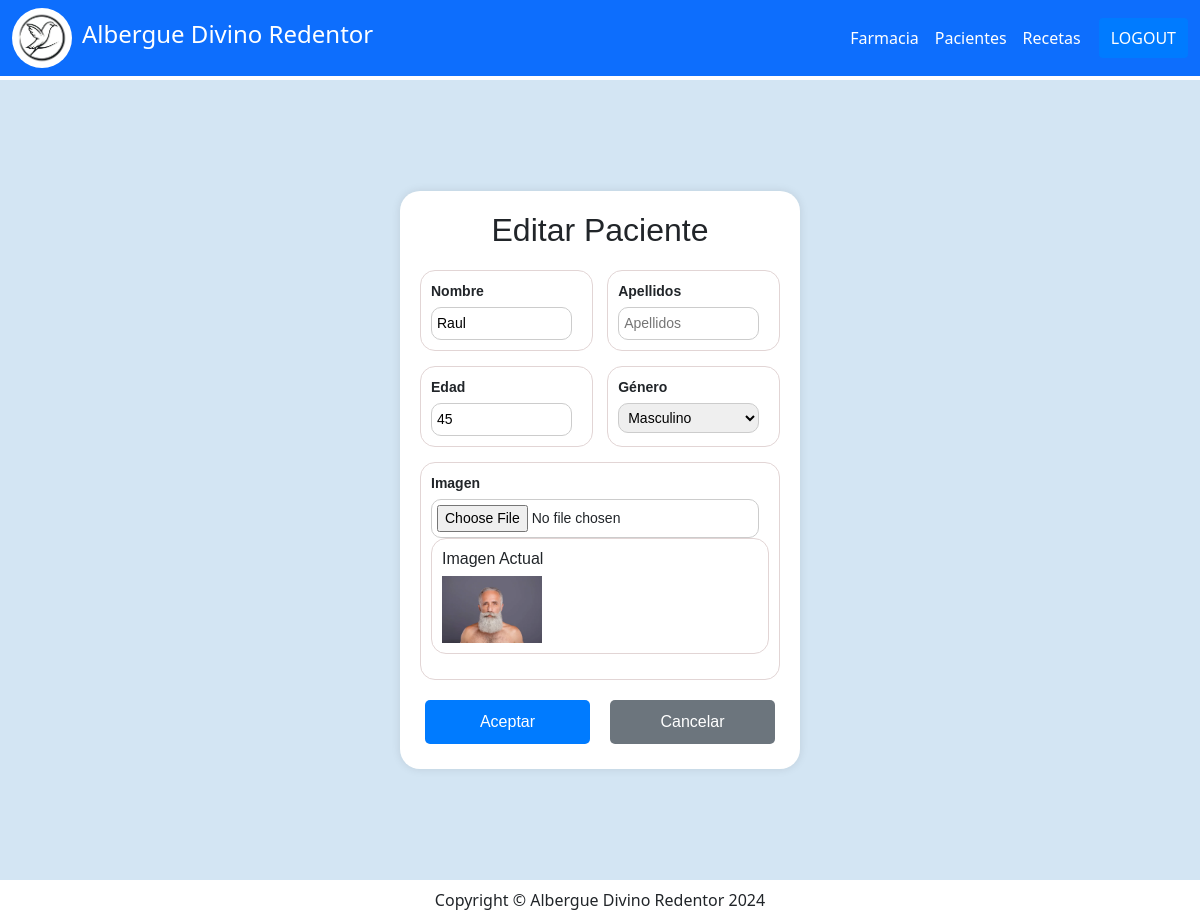
The app's page /actualizarPaciente/1 (signed in) with its own data.
### paciente/models.py (models this page shows, shortened)
class Paciente(models.Model):
    id = models.AutoField(primary_key=True)
    nombrePaciente = models.TextField(verbose_name="Nombre")
    apellidoPaciente = models.TextField(verbose_name="Apellido", null=True, blank=True)
    edad = models.IntegerField(verbose_name="Edad")
    genero = models.IntegerField(
        null=False,
        blank=False,
        verbose_name="Genero",
        choices = genero_opcion,
        default=1)
    fotoPaciente = models.FileField(upload_to="fotoPaciente", blank=True, null=True, verbose_name="Fotografia")
    created = models.DateTimeField(auto_now_add=True)
    updated = models.DateTimeField(auto_now_add=True)
    class Meta:
        verbose_name = "Paciente"
        verbose_name_plural = "Pacientes"
        ordering = ["id"]

### paciente/views.py (the view)
# urls.py: path('actualizarPaciente/<int:id>', paciente_views.actualizarPaciente, name="Actualizar"),
@login_required
def actualizarPaciente(request, id):
    aPaciente = get_object_or_404(Paciente, id=id)
    form = PacienteForm(request.POST, request.FILES, instance = aPaciente)
    if form.is_valid():
        form.save()
        return redirect('Pacientes')
    return render(request, "paciente/editarPaciente.html", {'paciente':aPaciente})

### paciente/templates/paciente/editarPaciente.html (shortened to what this page needs)
{% extends "home/base.html" %}
{% block contenido %}
<section class="sectionForm">
    <div class="form-container">
        <h2>Editar Paciente</h2>
        <form action="{%url 'Actualizar' paciente.id %}" method="POST" role="form" enctype="multipart/form-data">
            <div class="container1">
                <div class="form-group">
                    <label>Nombre</label>
                    <input value="{{paciente.nombrePaciente}}" type="text" name="nombrePaciente" required placeholder = "Nombre">
                </div>
                <div class="form-group">
                    <label>Apellidos</label>
                    <input value="{{paciente.apellidoPaciente}}" type="text" name="apellidoPaciente" required placeholder = "Apellidos">
                </div>
                <div class="form-group">
                    <label>Edad</label>
                    <input value="{{paciente.edad}}" type="number" name="edad" min="1" step="1" required placeholder = "Edad">
                </div>
                <div class="form-group">
                    <label>Género</label>
                    <select name="genero">
                        <option value="1" {%if paciente.genero == 1%} selected {%endif%} >Masculino</option>
                    </select>
                </div>
            </div>
            <div class="form-group">
                <label>Imagen</label>
                <input type="file" name="fotoPaciente" />
                <div class="form-group center">
                <h6>Imagen Actual</h6>
                <img src="{{ paciente.fotoPaciente.url }}" alt="Imagen actual" style="max-width: 100px; max-height: 100px;">
                </div>
            </div>
            <div class="form-button">
                <input type="submit" class="btn btn-primary" value = "Aceptar">
                <a href = "{%url 'Pacientes'%}" class="btn btn-secondary"> Cancelar</a>
            </div>
        </form>
    </div>
</section>
{% endblock  %}

### records on screen
Paciente: nombrePaciente "Raul", edad "45", genero "Masculino", fotoPaciente (picture)
